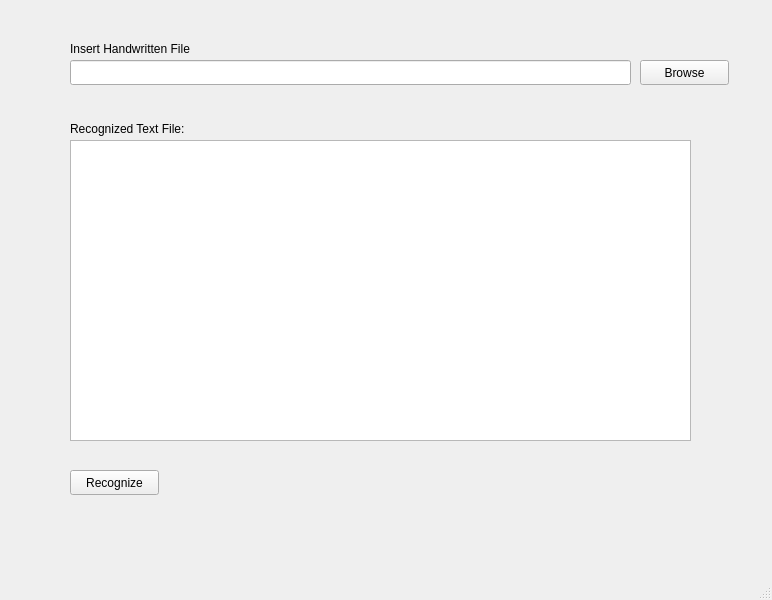
<?xml version="1.0" encoding="UTF-8"?>
<ui version="4.0">
 <class>MainWindow</class>
 <widget class="QMainWindow" name="MainWindow">
  <property name="geometry">
   <rect>
    <x>0</x>
    <y>0</y>
    <width>772</width>
    <height>600</height>
   </rect>
  </property>
  <property name="windowTitle">
   <string>MainWindow</string>
  </property>
  <widget class="QWidget" name="centralwidget">
   <widget class="QPushButton" name="browsebtn">
    <property name="geometry">
     <rect>
      <x>640</x>
      <y>60</y>
      <width>89</width>
      <height>25</height>
     </rect>
    </property>
    <property name="text">
     <string>Browse</string>
    </property>
   </widget>
   <widget class="QLineEdit" name="dirText">
    <property name="geometry">
     <rect>
      <x>70</x>
      <y>60</y>
      <width>561</width>
      <height>25</height>
     </rect>
    </property>
   </widget>
   <widget class="QLabel" name="label">
    <property name="geometry">
     <rect>
      <x>70</x>
      <y>40</y>
      <width>161</width>
      <height>17</height>
     </rect>
    </property>
    <property name="text">
     <string>Insert Handwritten File</string>
    </property>
   </widget>
   <widget class="QLabel" name="label_2">
    <property name="geometry">
     <rect>
      <x>70</x>
      <y>120</y>
      <width>161</width>
      <height>17</height>
     </rect>
    </property>
    <property name="text">
     <string>Recognized Text File:</string>
    </property>
   </widget>
   <widget class="QPushButton" name="recogbtn">
    <property name="geometry">
     <rect>
      <x>70</x>
      <y>470</y>
      <width>89</width>
      <height>25</height>
     </rect>
    </property>
    <property name="text">
     <string>Recognize</string>
    </property>
   </widget>
   <widget class="QTextEdit" name="outputText">
    <property name="geometry">
     <rect>
      <x>70</x>
      <y>140</y>
      <width>621</width>
      <height>301</height>
     </rect>
    </property>
    <property name="styleSheet">
     <string notr="true"/>
    </property>
    <property name="documentTitle">
     <string/>
    </property>
    <property name="html">
     <string>&lt;!DOCTYPE HTML PUBLIC &quot;-//W3C//DTD HTML 4.0//EN&quot; &quot;http://www.w3.org/TR/REC-html40/strict.dtd&quot;&gt;
&lt;html&gt;&lt;head&gt;&lt;meta name=&quot;qrichtext&quot; content=&quot;1&quot; /&gt;&lt;style type=&quot;text/css&quot;&gt;
p, li { white-space: pre-wrap; }
&lt;/style&gt;&lt;/head&gt;&lt;body style=&quot; font-family:'Ubuntu'; font-size:11pt; font-weight:400; font-style:normal;&quot;&gt;
&lt;p style=&quot;-qt-paragraph-type:empty; margin-top:0px; margin-bottom:0px; margin-left:0px; margin-right:0px; -qt-block-indent:0; text-indent:0px;&quot;&gt;&lt;br /&gt;&lt;/p&gt;&lt;/body&gt;&lt;/html&gt;</string>
    </property>
    <property name="placeholderText">
     <string/>
    </property>
   </widget>
  </widget>
  <widget class="QMenuBar" name="menubar">
   <property name="geometry">
    <rect>
     <x>0</x>
     <y>0</y>
     <width>772</width>
     <height>22</height>
    </rect>
   </property>
  </widget>
  <widget class="QStatusBar" name="statusbar"/>
 </widget>
 <resources/>
 <connections/>
</ui>
